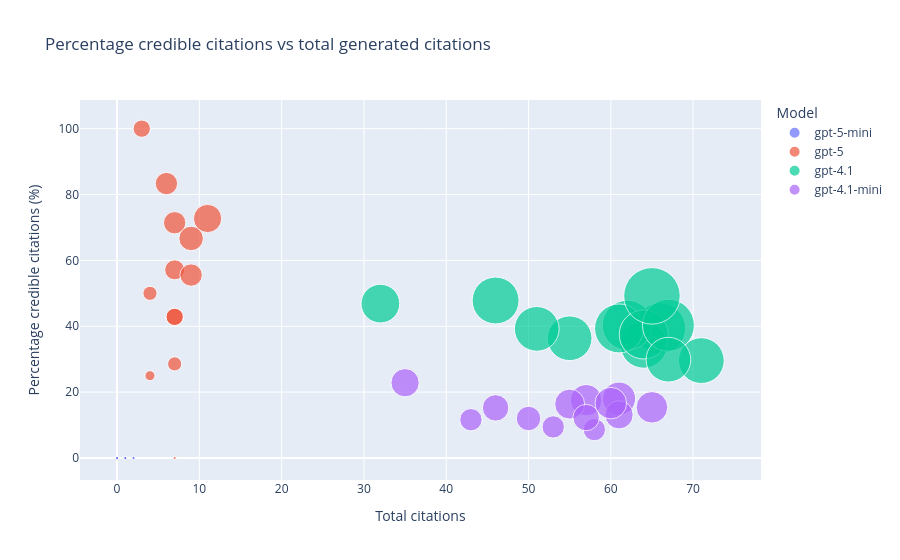

Source (notebook cell):
### Markdown cell above
### Amount of credible citations per iteration

### Code cell
# make credible_count column
df['credible_count'] = df['percent_credible'] / 100 * df['total_matches']

# If credible_count is 0, set minimum bubble size to 0.1 to make it visible
df['credible_count_plot'] = df['credible_count'].apply(lambda x: max(x, 0.1))


fig = px.scatter(
    df,
    x='total_matches',
    y='percent_credible',
    size='credible_count_plot',
    color='model',
    hover_name='model',
    hover_data=['total_matches', 'credible_count'],
    title='Percentage credible citations vs total generated citations',
    labels={
        'total_matches': 'Total citations',
        'percent_credible': 'Percentage credible citations (%)',
        'credible_count': 'Number of credible citations',
        'model': 'Model'
    },
    size_max=40,
    category_orders={'model': ['gpt-5-mini', 'gpt-5', 'gpt-4.1', 'gpt-4.1-mini']}  # force order and legend
)

fig.show()

### Figure 1 — Plotly figure (JSON) as saved in the notebook; plotly's stock layout.template omitted (floating-point values rounded to 4 significant figures)
{"data": [{"customdata": [[0.0], [0.0], [0.0], [0.0], [0.0], [0.0], [0.0], [0.0], [0.0], [0.0], [0.0], [0.0], [0.0]], "hovertemplate": "<b>%{hovertext}</b><br><br>Model=gpt-5-mini<br>Total citations=%{x}<br>Percentage credible citations (%)=%{y}<br>credible_count_plot=%{marker.size}<br>Number of credible citations=%{customdata[0]}<extra></extra>", "hovertext": ["gpt-5-mini", "gpt-5-mini", "gpt-5-mini", "gpt-5-mini", "gpt-5-mini", "gpt-5-mini", "gpt-5-mini", "gpt-5-mini", "gpt-5-mini", "gpt-5-mini", "gpt-5-mini", "gpt-5-mini", "gpt-5-mini"], "legendgroup": "gpt-5-mini", "marker": {"color": "#636efa", "size": [0.1, 0.1, 0.1, 0.1, 0.1, 0.1, 0.1, 0.1, 0.1, 0.1, 0.1, 0.1, 0.1], "sizemode": "area", "sizeref": 0.02, "symbol": "circle"}, "mode": "markers", "name": "gpt-5-mini", "orientation": "v", "showlegend": true, "type": "scatter", "x": [2, 0, 0, 0, 0, 1, 0, 1, 0, 0, 1, 2, 0], "xaxis": "x", "y": [0.0, 0.0, 0.0, 0.0, 0.0, 0.0, 0.0, 0.0, 0.0, 0.0, 0.0, 0.0, 0.0], "yaxis": "y"}, {"customdata": [[0.0], [1.0], [3.0], [4.0], [5.0], [6.0], [5.0], [3.0], [2.0], [2.0], [3.0], [8.0], [5.0]], "hovertemplate": "<b>%{hovertext}</b><br><br>Model=gpt-5<br>Total citations=%{x}<br>Percentage credible citations (%)=%{y}<br>credible_count_plot=%{marker.size}<br>Number of credible citations=%{customdata[0]}<extra></extra>", "hovertext": ["gpt-5", "gpt-5", "gpt-5", "gpt-5", "gpt-5", "gpt-5", "gpt-5", "gpt-5", "gpt-5", "gpt-5", "gpt-5", "gpt-5", "gpt-5"], "legendgroup": "gpt-5", "marker": {"color": "#EF553B", "size": [0.1, 1.0, 3.0, 4.0, 5.0, 6.0, 5.0, 3.0, 2.0, 2.0, 3.0, 8.0, 5.0], "sizemode": "area", "sizeref": 0.02, "symbol": "circle"}, "mode": "markers", "name": "gpt-5", "orientation": "v", "showlegend": true, "type": "scatter", "x": [7, 4, 7, 7, 7, 9, 9, 7, 7, 4, 3, 11, 6], "xaxis": "x", "y": [0.0, 25.0, 42.86, 57.14, 71.43, 66.67, 55.56, 42.86, 28.57, 50.0, 100.0, 72.73, 83.33], "yaxis": "y"}, {"customdata": [[20.0], [26.0], [21.0], [22.0], [20.0], [25.0], [24.0], [24.0], [22.0], [15.0], [27.0], [20.0], [32.0]], "hovertemplate": "<b>%{hovertext}</b><br><br>Model=gpt-4.1<br>Total citations=%{x}<br>Percentage credible citations (%)=%{y}<br>credible_count_plot=%{marker.size}<br>Number of credible citations=%{customdata[0]}<extra></extra>", "hovertext": ["gpt-4.1", "gpt-4.1", "gpt-4.1", "gpt-4.1", "gpt-4.1", "gpt-4.1", "gpt-4.1", "gpt-4.1", "gpt-4.1", "gpt-4.1", "gpt-4.1", "gpt-4.1", "gpt-4.1"], "legendgroup": "gpt-4.1", "marker": {"color": "#00cc96", "size": [20.0, 26.0, 21.0, 22.0, 20.0, 25.0, 24.0, 24.0, 22.0, 15.0, 27.0, 20.0, 32.0], "sizemode": "area", "sizeref": 0.02, "symbol": "circle"}, "mode": "markers", "name": "gpt-4.1", "orientation": "v", "showlegend": true, "type": "scatter", "x": [55, 66, 71, 64, 51, 62, 61, 64, 46, 32, 67, 67, 65], "xaxis": "x", "y": [36.36, 39.39, 29.58, 34.38, 39.22, 40.32, 39.34, 37.5, 47.83, 46.88, 40.3, 29.85, 49.23], "yaxis": "y"}, {"customdata": [[5.0], [5.0], [10.0], [7.0], [6.0], [10.0], [9.0], [7.0], [5.0], [8.0], [11.0], [8.0], [10.0]], "hovertemplate": "<b>%{hovertext}</b><br><br>Model=gpt-4.1-mini<br>Total citations=%{x}<br>Percentage credible citations (%)=%{y}<br>credible_count_plot=%{marker.size}<br>Number of credible citations=%{customdata[0]}<extra></extra>", "hovertext": ["gpt-4.1-mini", "gpt-4.1-mini", "gpt-4.1-mini", "gpt-4.1-mini", "gpt-4.1-mini", "gpt-4.1-mini", "gpt-4.1-mini", "gpt-4.1-mini", "gpt-4.1-mini", "gpt-4.1-mini", "gpt-4.1-mini", "gpt-4.1-mini", "gpt-4.1-mini"], "legendgroup": "gpt-4.1-mini", "marker": {"color": "#ab63fa", "size": [5.0, 5.0, 10.0, 7.0, 6.0, 10.0, 9.0, 7.0, 5.0, 8.0, 11.0, 8.0, 10.0], "sizemode": "area", "sizeref": 0.02, "symbol": "circle"}, "mode": "markers", "name": "gpt-4.1-mini", "orientation": "v", "showlegend": true, "type": "scatter", "x": [53, 58, 65, 46, 50, 57, 55, 57, 43, 35, 61, 61, 60], "xaxis": "x", "y": [9.434, 8.621, 15.38, 15.22, 12.0, 17.54, 16.36, 12.28, 11.63, 22.86, 18.03, 13.11, 16.67], "yaxis": "y"}], "layout": {"legend": {"itemsizing": "constant", "title": {"text": "Model"}, "tracegroupgap": 0}, "title": {"text": "Percentage credible citations vs total generated citations"}, "xaxis": {"anchor": "y", "domain": [0, 1], "title": {"text": "Total citations"}}, "yaxis": {"anchor": "x", "domain": [0, 1], "title": {"text": "Percentage credible citations (%)"}}}}
